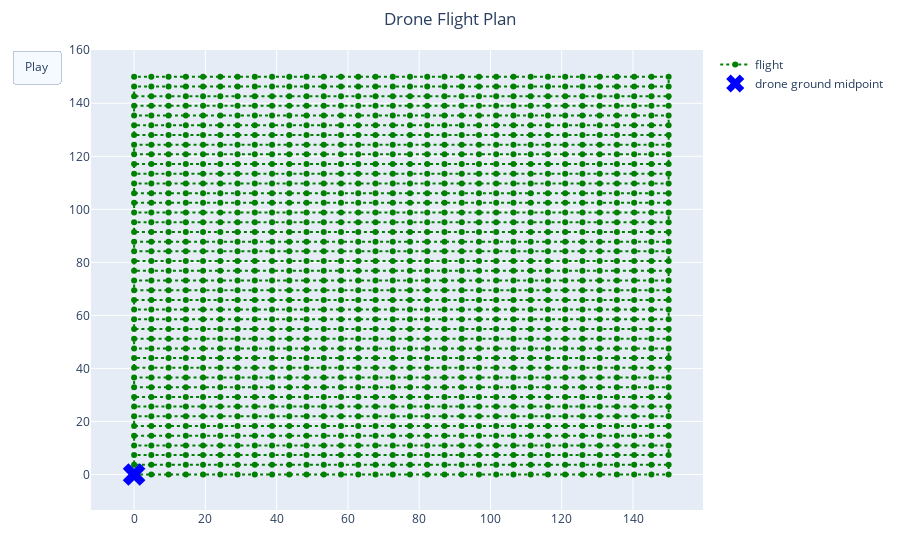

Notebook code for this chart:
### Markdown cell above
$\color{red}{\text{Experiment 3 }}$ Change the height of the scan and document the affect on scan plans

* **Parameter Change:** Two models for reduced height at 10m and incresed height at 100m  
<br>
* **Expected Outcome:**  Lower height increases both the number of rows, consecutive images and reduces the max speed of the drone. Increased heights will result in less rows and consecutive images while increasing the speed at which the drone can operate. This also increases the ground sampling distance. This assumes a constant square area. 
<br>
* **Explanation:** As the height of the drone changes so does the ground sampling distance and the footprints in both the x and y direction. For example at a higher elevation the footprint is larger requiring less images to be taken to cover a given area. 
<br>
    Speed also changes as ground sampling distance increases resulting in more distance being cover over a given period of time. 
<br> 
* **Math:** 
In `generate_photo_plan_on_grid` the number of images per axis is directly affected by height increase or decreases.    
<br>
    * `images_x_axis = math.ceil(dataset_spec.scan_dimension_x / max_distance[0])`
<br>
    * `images_y_axis = math.ceil(dataset_spec.scan_dimension_y  / max_distance[1])`  
    <br>
The equations underneath this can be simply definied for an axis by:
<br>
        * $$\text{number of images on axis} = \frac {\text{image dimension axis}} {(\text{overlap axis} * (\text{scan dimension axis} * \text{height}))}$$  
    * An equation for speed = distance /time can be broken down into:
        * $$ \frac {\text{distance from surface}}{\text{max focal length }} \times \frac{1}{\text{time}}$$

* **Use Case:** Reducing the height along may be useful for taking more detailed pictures by way of the decreased ground sampling. Increasing height may be useful for taking large areas of images quiclky where detial quality is not important, however generally if height is increased then focal length needs to be increased as well to maintin quality.

### Code cell
camera_ = copy.deepcopy(camera_x10)
dataset_spec_ = copy.deepcopy(dataset_spec)


dataset_spec_.height = 10


print(camera_, dataset_spec_)
print("Original Speed", compute_speed_during_photo_capture(camera_x10,dataset_spec))
print("Reduced speed: ", compute_speed_during_photo_capture(camera_,dataset_spec_))
print("Original Footprint", compute_image_footprint_on_surface(camera_x10, dataset_spec.height))
print("Reduced Footprint", compute_image_footprint_on_surface(camera_, dataset_spec_.height))
print("Original GSD", compute_ground_sampling_distance(camera_x10, dataset_spec.height))
print("Reduced GSD", compute_ground_sampling_distance(camera_, dataset_spec_.height))
print("Original Distance between images", compute_distance_between_images(camera_x10, dataset_spec))
print("Reduced Distance between images", compute_distance_between_images(camera_, dataset_spec_))

fig = plot_photo_plan(generate_photo_plan_on_grid(camera_, dataset_spec_))
fig.show()

### Figure 1 — Plotly figure (JSON) as saved in the notebook; plotly's stock layout.template omitted (floating-point values rounded to 4 significant figures; data arrays with more than 128 entries replaced by an {"elided": "..."} marker saying what was removed)
{"data": [{"line": {"dash": "dot"}, "marker": {"color": "green"}, "mode": "lines+markers", "name": "flight", "type": "scatter", "x": {"elided": "1344 float values"}, "y": {"elided": "1344 float values"}}, {"marker": {"color": "blue", "size": 20, "symbol": "x-dot"}, "mode": "markers", "name": "drone ground midpoint", "text": {"elided": "1344 str values"}, "type": "scatter", "x": [0], "y": [0]}], "layout": {"margin": {"b": 50, "l": 50, "r": 50, "t": 50}, "title": {"text": "Drone Flight Plan", "x": 0.5}, "updatemenus": [{"buttons": [{"args": [null, {"frame": {"duration": 1000, "redraw": false}, "fromcurrent": true, "transition": {"duration": 1000}}], "label": "Play", "method": "animate"}], "type": "buttons"}], "xaxis": {"autorange": true, "range": [0, 0], "zeroline": false}, "yaxis": {"autorange": true, "range": [0, 150], "zeroline": false}}}
